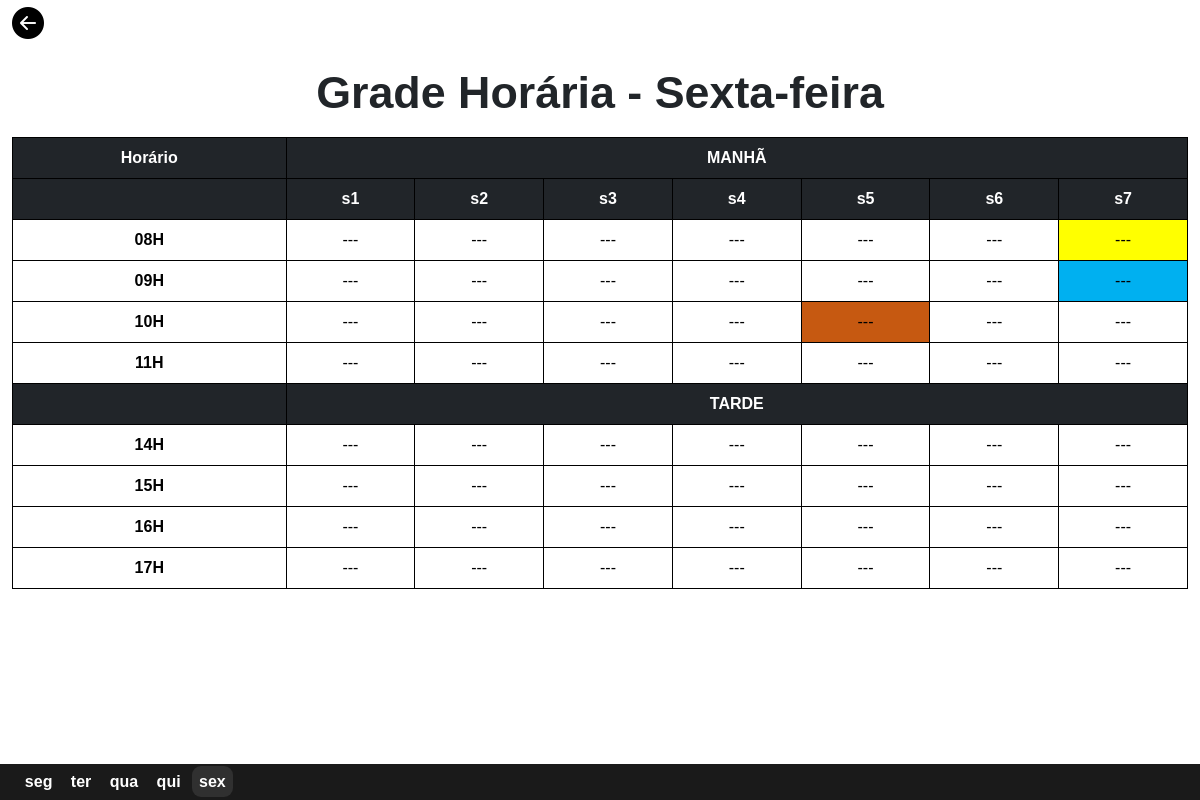
The page /monitor/reserva_sala/reservar-sala-sexta.php on the database as committed earlier.
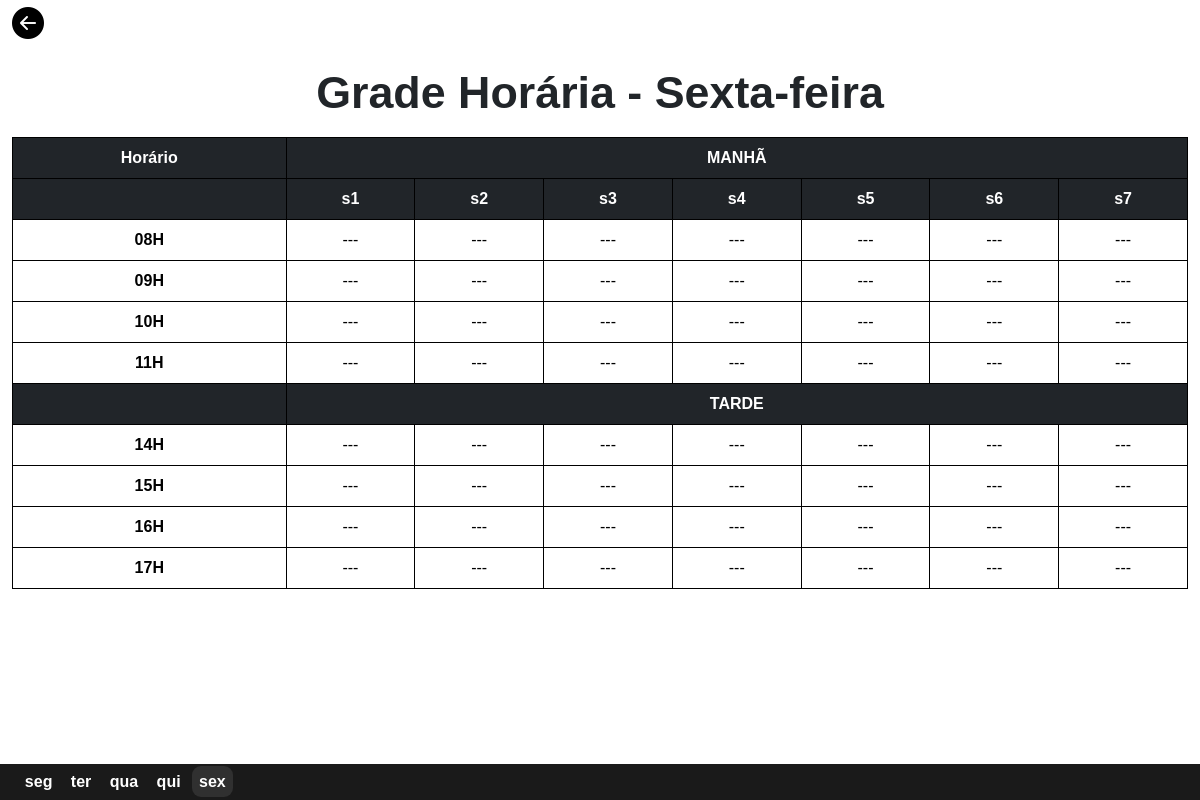
The same page on the database as committed later.
### monitor/reserva_sala/reservar-sala-sexta.php (the view, shortened to what this page needs)
<?php
include('../../db/conexao.php');
?>
<!DOCTYPE html>
<html lang="en">
<head>
    <link href="https://cdn.jsdelivr.net/npm/bootstrap@5.3.3/dist/css/bootstrap.min.css" rel="stylesheet">
    <link rel="stylesheet" href="https://cdn.jsdelivr.net/npm/bootstrap-icons@1.10.5/font/bootstrap-icons.css">
</head>
<body>
    <div class="container-fluid divForm">
        <div class="divVoltar">
            <a href="../index.php"><i class="bi bi-arrow-left-circle-fill" id="iconeVoltar"></i></a>
        </div>
        <h2>Grade Horária - Sexta-feira</h2>
        <table class="table">
            <form action="" method="post">
                <thead class="table-dark">
                    <tr>
                        <th>Horário</th>
                        <th colspan="7">MANHÃ</th>
                    </tr>
                    <tr>
                        <th></th>
                        <th>s1</th>
                        <th>s2</th>
                        <th>s3</th>
                        <th>s4</th>
                        <th>s5</th>
                        <th>s6</th>
                        <th>s7</th>
                    </tr>
                </thead>
                <tbody>
                    <?php
                        $sql_horario = "SELECT id, horario from tbl_horario_sala ORDER BY id";
                        $result_horario = mysqli_query($mysqli, $sql_horario);
                        while($row_horario = mysqli_fetch_assoc($result_horario)) {
                            $horario_da_sala = $row_horario['horario'];
                    ?>
                    <tr>
                        <?php
                            if($horario_da_sala == '14H') {
                                echo "
                                </tbody>
                                    <thead class='table-dark'>
                                        <tr>
                                            <th></th>
                                            <th class='tarde' colspan='8'>TARDE</th>
                                        </tr>
                                    </thead>
                                <tbody>
                                ";
                            }
                        ?>
                        <th><?php echo $row_horario['horario'] ?></th>
                            <?php
                                $sql_sala_reserva = "SELECT s.id, s.sala, s.sala_cod, st.status
                                                    FROM tbl_sala_reservada s
                                                    INNER JOIN tbl_horario_sala h ON s.id_horario = h.id
                                                    INNER JOIN tbl_status_sala st ON s.id_status = st.id
                                                    WHERE h.horario = '$horario_da_sala' && s.id_semana = 5
                                                    ORDER BY s.id;
                                                    ";
                                $result_reserva = mysqli_query($mysqli, $sql_sala_reserva);
                                while($row = mysqli_fetch_assoc($result_reserva)) {
                            ?>
                            <td
                            name="<?php echo $row['sala_cod'] ?>"
                                    id="<?php echo $row['sala_cod'] ?>"
                                    class="<?php echo $row['status'] ?>"
                            >
                            <?php echo $row['sala'] ?>
                            </td>
                            <?php
                              }
                            ?>
                            <tr>
                            <?php
                                }
                            ?>
                    </tr>
                </tbody>
            </form>
        </table>
    </div>
    <footer class="container-fluid">
        <nav>
            <a href="reservar-sala-segunda.php">seg</a>
            <a href="reservar-sala-terca.php">ter</a>
            <a href="reservar-sala-quarta.php">qua</a>
            <a href="reservar-sala-quinta.php">qui</a>
            <a href="reservar-sala-sexta.php" id="selected">sex</a>
        </nav>
    </footer>
</body>
</html>

Rows that differ between the two databases and show on the page:
changed tbl_sala_reservada (number 7 of 56 on the later page): id_status 1 → 2 (drawn)
changed tbl_sala_reservada (number 14 of 56 on the later page): id_status 4 → 2 (drawn)
changed tbl_sala_reservada (number 19 of 56 on the later page): id_status 3 → 2 (drawn)
